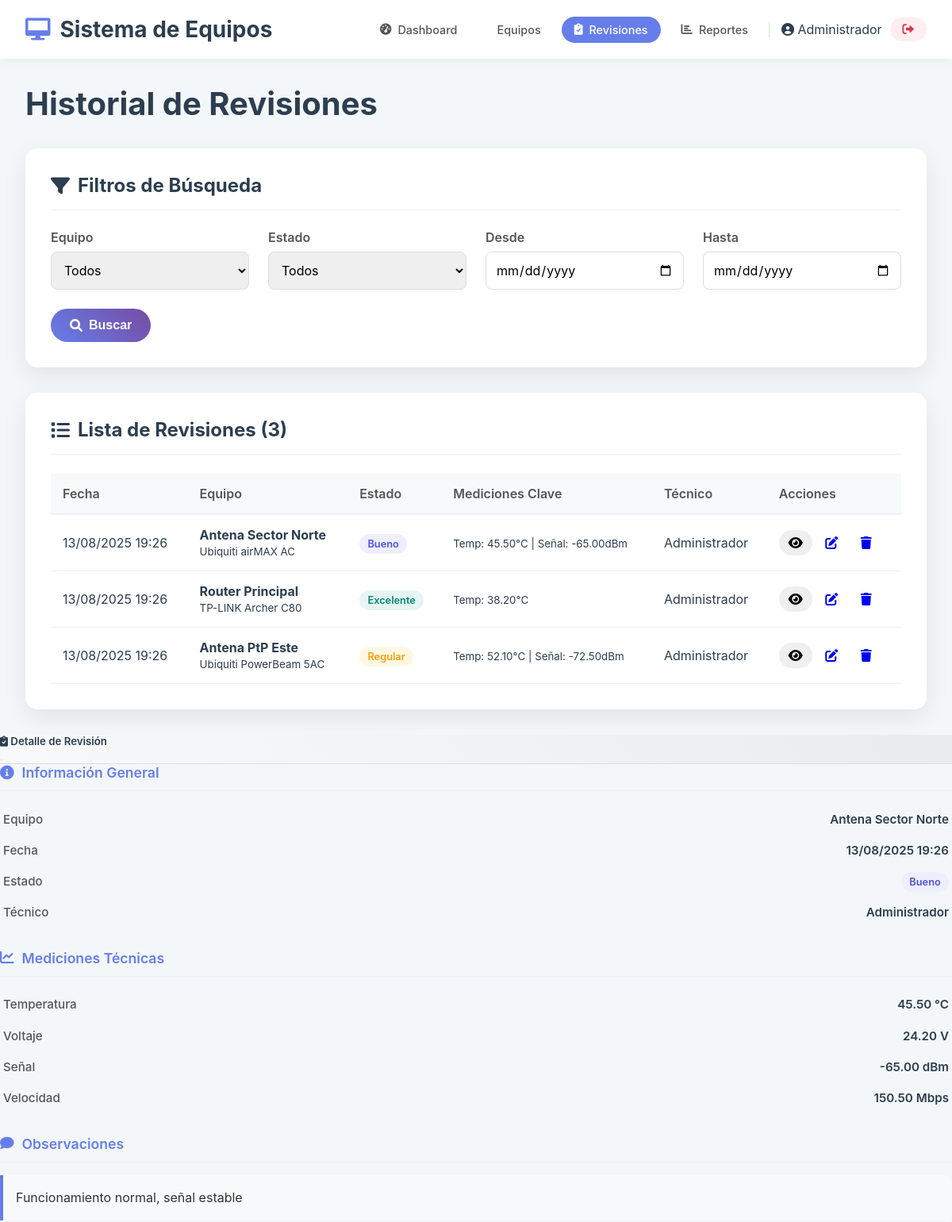
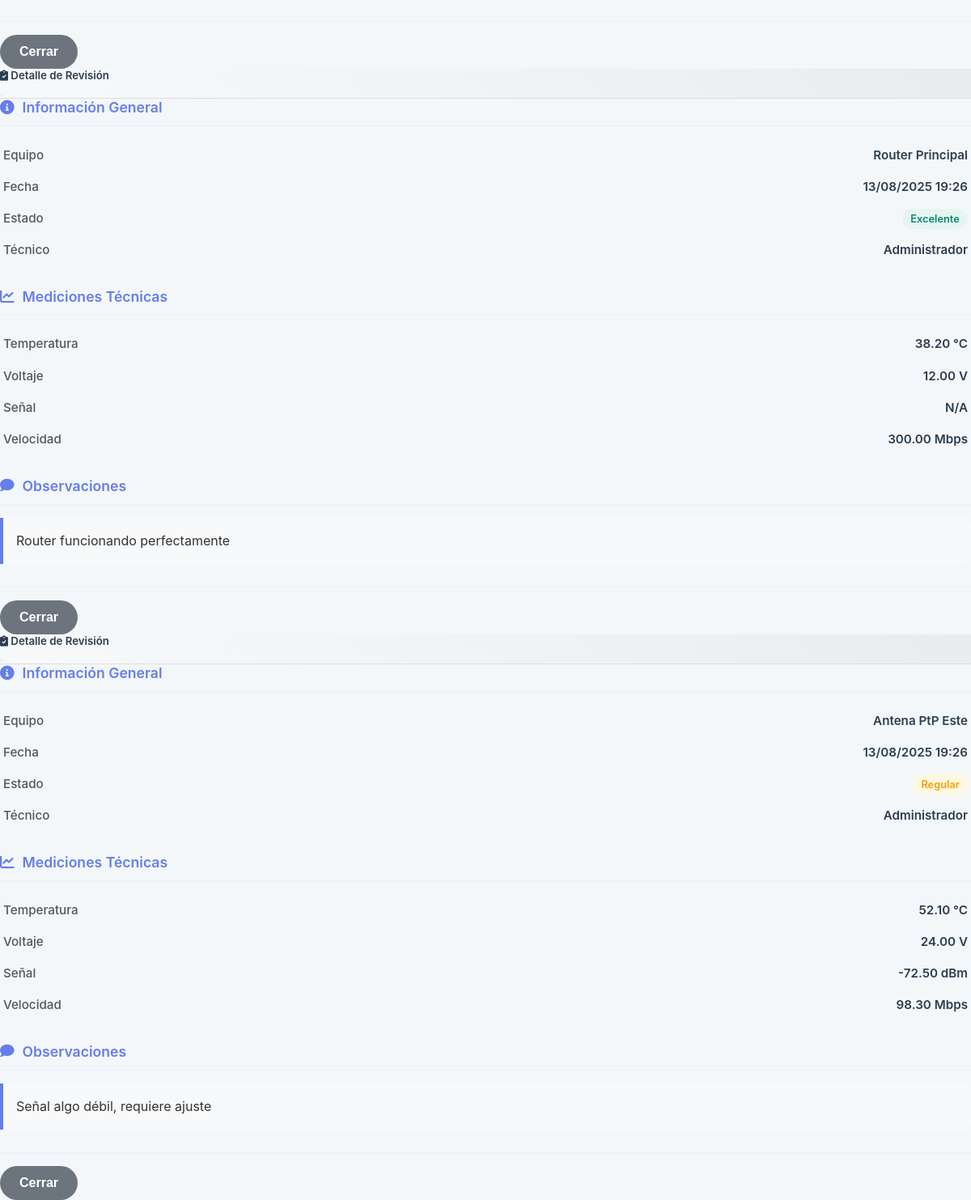
The page /revisiones.php (signed in) on the database its author committed (2 pictures, top to bottom).
### tables this page shows
CREATE TABLE revisiones (
    id INT AUTO_INCREMENT PRIMARY KEY,
    equipo_id INT,
    usuario_id INT,
    fecha_revision TIMESTAMP DEFAULT CURRENT_TIMESTAMP,
    estado_revision ENUM('Excelente', 'Bueno', 'Regular', 'Malo', 'Crítico') NOT NULL,
    observaciones TEXT,
    temperatura DECIMAL(5,2),
    voltaje DECIMAL(5,2),
    señal_dbm DECIMAL(5,2),
    velocidad_mbps DECIMAL(8,2),
    tiempo_actividad_horas INT,
    problemas_detectados TEXT,
    acciones_realizadas TEXT,
    requiere_mantenimiento BOOLEAN DEFAULT FALSE,
    fecha_proximo_mantenimiento DATE,
    FOREIGN KEY (equipo_id) REFERENCES equipos(id),
    FOREIGN KEY (usuario_id) REFERENCES usuarios(id)
);

CREATE TABLE equipos (
    id INT AUTO_INCREMENT PRIMARY KEY,
    nombre VARCHAR(100) NOT NULL,
    modelo VARCHAR(100) NOT NULL,
    marca VARCHAR(50) NOT NULL,
    numero_serie VARCHAR(100) UNIQUE NOT NULL,
    tipo_equipo_id INT,
    ubicacion VARCHAR(200),
    ip_address VARCHAR(15),
    estado ENUM('Activo', 'Inactivo', 'Mantenimiento', 'Dañado') DEFAULT 'Activo',
    fecha_instalacion DATE,
    fecha_registro TIMESTAMP DEFAULT CURRENT_TIMESTAMP,
    usuario_registro_id INT,
    FOREIGN KEY (tipo_equipo_id) REFERENCES tipos_equipo(id),
    FOREIGN KEY (usuario_registro_id) REFERENCES usuarios(id)
);

CREATE TABLE usuarios (
    id INT AUTO_INCREMENT PRIMARY KEY,
    nombre VARCHAR(100) NOT NULL,
    email VARCHAR(100) UNIQUE NOT NULL,
    password VARCHAR(255) NOT NULL,
    fecha_registro TIMESTAMP DEFAULT CURRENT_TIMESTAMP
);

### revisiones.php (the view, shortened to what this page needs)
<?php
$pdo = conectarDB();
$filtro_fecha_desde = isset($_GET['fecha_desde']) ? $_GET['fecha_desde'] : '';
$filtro_fecha_hasta = isset($_GET['fecha_hasta']) ? $_GET['fecha_hasta'] : '';
$sql = "SELECT r.*, e.nombre as equipo_nombre, e.modelo, e.marca, u.nombre as usuario_nombre FROM revisiones r LEFT JOIN equipos e ON r.equipo_id = e.id LEFT JOIN usuarios u ON r.usuario_id = u.id WHERE 1=1";
$params = [];
$sql .= " ORDER BY r.fecha_revision DESC";
$stmt = $pdo->prepare($sql);
$stmt->execute($params);
$revisiones = $stmt->fetchAll();
?>
<!DOCTYPE html>
<html lang="es">
<head>
    <link href="https://cdnjs.cloudflare.com/ajax/libs/font-awesome/6.0.0/css/all.min.css" rel="stylesheet">
</head>
<body>
    <div class="header">
        <div class="header-content">
            <h1><i class="fas fa-desktop"></i> Sistema de Equipos</h1>
            <div class="nav-buttons">
                <a class="btn-nav" href="dashboard.php"><i class="fas fa-tachometer-alt"></i> Dashboard</a>
                <a class="btn-nav" href="equipos.php"><i class="fas fa-router"></i> Equipos</a>
                <a class="btn-nav active" href="revisiones.php"><i class="fas fa-clipboard-check"></i> Revisiones</a>
                <a class="btn-nav" href="reportes.php"><i class="fas fa-chart-bar"></i> Reportes</a>
                <div class="user-info"><a href="perfil.php" style="text-decoration:none; color:inherit;"><i class="fas fa-user-circle"></i> <span><?= htmlspecialchars($_SESSION['usuario_nombre']); ?></span></a></div>
                <a class="btn-nav logout-btn" href="logout.php"><i class="fas fa-sign-out-alt"></i></a>
            </div>
        </div>
    </div>
    <div class="container">
        <div class="page-header"><h2>Historial de Revisiones</h2></div>
        <div class="card">
            <div class="card-header"><h3><i class="fas fa-filter"></i> Filtros de Búsqueda</h3></div>
            <form method="GET">
                <div class="form-grid">
                    <div class="form-group"><label>Equipo</label><select name="equipo"><option value="">Todos</option></select></div>
                    <div class="form-group"><label>Estado</label><select name="estado"><option value="">Todos</option></select></div>
                    <div class="form-group"><label>Desde</label><input type="date" name="fecha_desde" value="<?= htmlspecialchars($filtro_fecha_desde); ?>"></div>
                    <div class="form-group"><label>Hasta</label><input type="date" name="fecha_hasta" value="<?= htmlspecialchars($filtro_fecha_hasta); ?>"></div>
                    <div class="form-group d-flex align-items-end"><button type="submit" class="btn btn-primary w-100"><i class="fas fa-search"></i> Buscar</button></div>
                </div>
            </form>
        </div>
        <div class="card">
            <div class="card-header"><h3><i class="fas fa-list"></i> Lista de Revisiones (<?= count($revisiones); ?>)</h3></div>
            <div style="overflow-x: auto;">
                <table>
                    <thead><tr><th>Fecha</th><th>Equipo</th><th>Estado</th><th>Mediciones Clave</th><th>Técnico</th><th>Acciones</th></tr></thead>
                    <tbody>
                        <?php if (empty($revisiones)): ?>
                            <tr><td colspan="6" class="text-center p-5"><p class="text-muted mb-0">No se encontraron revisiones.</p></td></tr>
                        <?php else: ?>
                            <?php foreach ($revisiones as $revision): ?>
                                <tr>
                                    <td><?= date('d/m/Y H:i', strtotime($revision['fecha_revision'])); ?></td>
                                    <td><strong><?= htmlspecialchars($revision['equipo_nombre']); ?></strong><br><small class="text-muted"><?= htmlspecialchars($revision['marca'] . ' ' . $revision['modelo']); ?></small></td>
                                    <td><span class="badge bg-<?= strtolower($revision['estado_revision']); ?>"><?= $revision['estado_revision']; ?></span></td>
                                    <td><small><?= $revision['temperatura'] ? 'Temp: '.$revision['temperatura'].'°C' : ''; ?> <?= $revision['señal_dbm'] ? '| Señal: '.$revision['señal_dbm'].'dBm' : ''; ?></small></td>
                                    <td><?= htmlspecialchars($revision['usuario_nombre']); ?></td>
                                    <td class="table-actions">
                                        <button type="button" class="btn btn-sm btn-outline-info" title="Ver detalle" data-bs-toggle="modal" data-bs-target="#modalDetalle<?= $revision['id']; ?>"><i class="fas fa-eye"></i></button>
                                        <a href="editar_revision.php?id=<?= $revision['id']; ?>" class="btn btn-sm btn-outline-warning" title="Editar"><i class="fas fa-edit"></i></a>
                                        <a href="?eliminar=<?= $revision['id']; ?>" class="btn btn-sm btn-outline-danger" title="Eliminar" onclick="return confirm('¿Estás seguro de eliminar esta revisión?')"><i class="fas fa-trash"></i></a>
                                    </td>
                                </tr>
                            <?php endforeach; ?>
                        <?php endif; ?>
                    </tbody>
                </table>
            </div>
        </div>
    </div>
    <?php foreach ($revisiones as $revision): ?>
    <div class="modal fade" id="modalDetalle<?= $revision['id']; ?>" tabindex="-1">
        <div class="modal-dialog modal-lg modal-dialog-centered">
            <div class="modal-content">
                <div class="modal-header">
                    <h5 class="modal-title h3"><i class="fas fa-clipboard-check text-primary"></i> Detalle de Revisión</h5>
                    <button type="button" class="btn-close" data-bs-dismiss="modal"></button>
                </div>
                <div class="modal-body p-4">
                    <div class="row">
                        <div class="col-md-6 detail-group">
                            <h6><i class="fas fa-info-circle"></i> Información General</h6>
                            <div class="detail-item"><span class="detail-item-label">Equipo</span><span class="detail-item-value"><?= htmlspecialchars($revision['equipo_nombre']); ?></span></div>
                            <div class="detail-item"><span class="detail-item-label">Fecha</span><span class="detail-item-value"><?= date('d/m/Y H:i', strtotime($revision['fecha_revision'])); ?></span></div>
                            <div class="detail-item"><span class="detail-item-label">Estado</span><span class="detail-item-value"><span class="badge bg-<?= strtolower($revision['estado_revision']); ?>"><?= $revision['estado_revision']; ?></span></span></div>
                            <div class="detail-item"><span class="detail-item-label">Técnico</span><span class="detail-item-value"><?= htmlspecialchars($revision['usuario_nombre']); ?></span></div>
                        </div>
                        <div class="col-md-6 detail-group">
                            <h6><i class="fas fa-chart-line"></i> Mediciones Técnicas</h6>
                            <div class="detail-item"><span class="detail-item-label">Temperatura</span><span class="detail-item-value"><?= $revision['temperatura'] ? $revision['temperatura'] . ' °C' : 'N/A'; ?></span></div>
                            <div class="detail-item"><span class="detail-item-label">Voltaje</span><span class="detail-item-value"><?= $revision['voltaje'] ? $revision['voltaje'] . ' V' : 'N/A'; ?></span></div>
                            <div class="detail-item"><span class="detail-item-label">Señal</span><span class="detail-item-value"><?= $revision['señal_dbm'] ? $revision['señal_dbm'] . ' dBm' : 'N/A'; ?></span></div>
                            <div class="detail-item"><span class="detail-item-label">Velocidad</span><span class="detail-item-value"><?= $revision['velocidad_mbps'] ? $revision['velocidad_mbps'] . ' Mbps' : 'N/A'; ?></span></div>
                        </div>
                    </div>
                    <?php if (!empty($revision['observaciones'])): ?>
                    <div class="detail-group"><h6><i class="fas fa-comment"></i> Observaciones</h6><div class="detail-text-block"><?= nl2br(htmlspecialchars($revision['observaciones'])); ?></div></div>
                    <?php endif; ?>
                </div>
                <div class="modal-footer"><button type="button" class="btn btn-secondary" data-bs-dismiss="modal">Cerrar</button></div>
            </div>
        </div>
    </div>
    <?php endforeach; ?>
</body>
</html>

### revisiones.php (style rules this page uses)
:root { --primary-color: #667eea; --secondary-color: #764ba2; --text-color: #2c3e50; --bg-color: #f4f7f9; --card-bg: white; --shadow: 0 10px 30px rgba(0,0,0,0.08); --border-radius: 15px; }
* { margin: 0; padding: 0; box-sizing: border-box; }
body { font-family: -apple-system, BlinkMacSystemFont, "Segoe UI", Roboto, Helvetica, Arial, sans-serif; background-color: var(--bg-color); color: var(--text-color); }
.header { background: var(--card-bg); padding: 1.25rem 2rem; box-shadow: 0 2px 10px rgba(0,0,0,0.05); position: sticky; top: 0; z-index: 1000; }
.header-content { display: flex; justify-content: space-between; align-items: center; max-width: 1600px; margin: 0 auto; }
.header h1 { font-size: 1.75rem; display: flex; align-items: center; gap: 12px; }
.header h1 i { color: var(--primary-color); }
.nav-buttons { display: flex; align-items: center; gap: 10px; }
.btn-nav { font-size: 0.9rem; font-weight: 500; color: #555; text-decoration: none; padding: 8px 16px; border-radius: 20px; transition: all 0.3s ease; display: flex; align-items: center; gap: 8px; }
.btn-nav.active { background: var(--primary-color); color: white; }
.user-info { display: flex; align-items: center; gap: 10px; padding-left: 15px; border-left: 1px solid #ddd; }
.logout-btn { background: #ffeef0; color: #d93749; }
.container { max-width: 1600px; margin: 2rem auto; padding: 0 2rem; }
.page-header h2 { font-size: 2.5rem; color: var(--text-color); margin-bottom: 2rem; }
.card { background: var(--card-bg); border-radius: var(--border-radius); padding: 2rem; box-shadow: var(--shadow); margin-bottom: 2rem; }
.card-header { background: none; border-bottom: 1px solid #eef; padding-bottom: 1rem; margin-bottom: 1.5rem; }
.card-header h3 { font-size: 1.5rem; color: var(--text-color); display: flex; align-items: center; gap: 10px; }
.btn { border: none; border-radius: 25px; font-weight: 600; cursor: pointer; transition: all 0.3s ease; display: inline-flex; align-items: center; gap: 8px; text-decoration: none; padding: 12px 24px; font-size: 1rem; }
.btn-primary { background: linear-gradient(45deg, var(--primary-color), var(--secondary-color)); color: white; }
.btn-secondary { background: #6c757d; color: white; }
.form-grid { display: grid; grid-template-columns: repeat(auto-fit, minmax(200px, 1fr)); gap: 1.5rem; }
.form-group label { display: block; font-weight: 600; margin-bottom: 0.5rem; color: #555; }
input, select { font-family: inherit; font-size: 1rem; width: 100%; padding: 12px; border: 1px solid #ddd; border-radius: 8px; transition: all 0.3s ease; }
table { width: 100%; border-collapse: collapse; }
th { background: #f8f9fa; color: #555; padding: 15px; text-align: left; font-weight: 600; border-bottom: 2px solid #eef; }
td { padding: 15px; border-bottom: 1px solid #eef; vertical-align: middle; }
.badge { font-size: 0.8rem; padding: 0.4em 0.8em; border-radius: 20px; font-weight: 600; }
.bg-excelente { background-color: #e7f5f2; color: #008a6e; }
.bg-bueno { background-color: #eef; color: #5154d9; }
.bg-regular { background-color: #fff8e1; color: #f59e0b; }
.table-actions .btn { padding: 8px 12px; border-radius: 20px; }
.modal-content { border: none; border-radius: var(--border-radius); }
.modal-header { background: linear-gradient(45deg, #f8f9fa, #e9ecef); border-bottom: 1px solid #ddd; }
.modal-title { color: var(--text-color); font-weight: 600; }
.modal-footer { border-top: 1px solid #eef; padding-top: 1rem; }
.detail-group { margin-bottom: 1.75rem; }
.detail-group h6 { font-size: 1.1rem; font-weight: 600; color: var(--primary-color); margin-bottom: 1rem; display: flex; align-items: center; gap: 10px; padding-bottom: 0.75rem; border-bottom: 1px solid #eef; }
.detail-item { display: flex; justify-content: space-between; align-items: center; padding: 0.6rem 0.25rem; font-size: 0.95rem; border-bottom: 1px solid #f5f5f5; }
.detail-group .detail-item:last-child { border-bottom: none; }
.detail-item-label { color: #555; font-weight: 500; }
.detail-item-value { color: var(--text-color); font-weight: 600; text-align: right; }
.detail-text-block { background-color: #f8f9fa; border-left: 4px solid var(--primary-color); padding: 1rem; border-radius: 0 8px 8px 0; color: #333; white-space: pre-wrap; line-height: 1.6; }

### rows shown on the page
revisiones: fecha_revision "13/08/2025 19:26", equipo.nombre "Antena Sector Norte", equipo.modelo "Ubiquiti airMAX AC", estado_revision "Bueno", temperatura "45.50", señal_dbm "-65.00", usuario.nombre "Administrador", voltaje "24.20", velocidad_mbps "150.50", observaciones "Funcionamiento normal, señal estable"
revisiones: fecha_revision "13/08/2025 19:26", equipo.nombre "Router Principal", equipo.modelo "TP-LINK Archer C80", estado_revision "Excelente", temperatura "38.20", usuario.nombre "Administrador", voltaje "12.00", shows "N/A", velocidad_mbps "300.00", observaciones "Router funcionando perfectamente"
revisiones: fecha_revision "13/08/2025 19:26", equipo.nombre "Antena PtP Este", equipo.modelo "Ubiquiti PowerBeam 5AC", estado_revision "Regular", temperatura "52.10", señal_dbm "-72.50", usuario.nombre "Administrador", voltaje "24.00", velocidad_mbps "98.30", observaciones "Señal algo débil, requiere ajuste"

### other values the page prints
$_SESSION['usuario_nombre'] "Administrador"
count($revisiones) "3"
